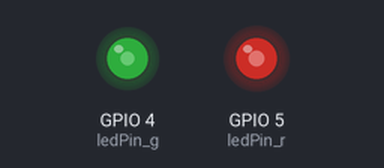
A sketch run on a simulated ESP32. Parts: output pins drawn as LEDs (lit = HIGH). What the sketch prints to the serial monitor is not drawn.

Above: at 0.05 s.
At 0.65 s:
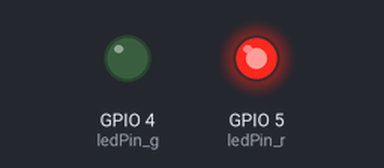
At 1.05 s:
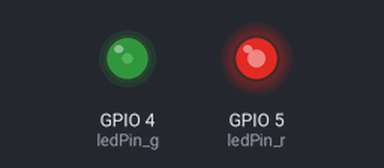
At 2.4 s:
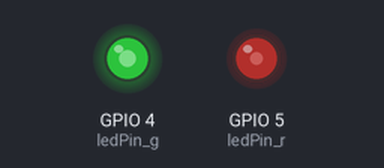
Timing chart, 0 to 5.8 s (numbered marks = the images above):
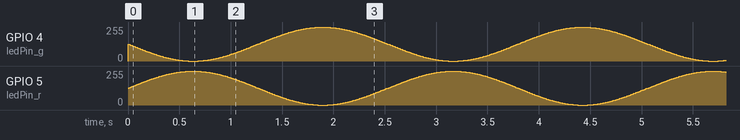

The sketch:

ex06.ino
```cpp
// 定义LED引脚
const int ledPin_r = 5;  // 红色LED
const int ledPin_g = 4;  // 绿色LED

// PWM参数
const int freq = 5000;
const int resolution = 8;
// 步进值，越小过渡越顺滑，循环越慢
const float step = 0.02f;
float angle = 0.0f;

void setup() {
  Serial.begin(115200);
  ledcAttach(ledPin_g, freq, resolution);
  ledcAttach(ledPin_r, freq, resolution);
}

void loop() {
  // sin范围 [-1, 1]，映射到亮度区间 0~255
  // 红灯：(sinθ + 1) / 2 → 0~255
  // 绿灯：(sin(θ+π) + 1) / 2 = (-sinθ + 1) / 2，与红灯完全反向
  int redDuty  = (sin(angle) + 1.0f) * 127.5f;
  int greenDuty = (-sin(angle) + 1.0f) * 127.5f;

  ledcWrite(ledPin_r, redDuty);
  ledcWrite(ledPin_g, greenDuty);

  angle += step;
  // 角度溢出重置，防止浮点过大
  if (angle > 2 * PI) {
    angle = 0.0f;
    Serial.println("完整呼吸周期完成");
  }

  delay(8);
}
```
